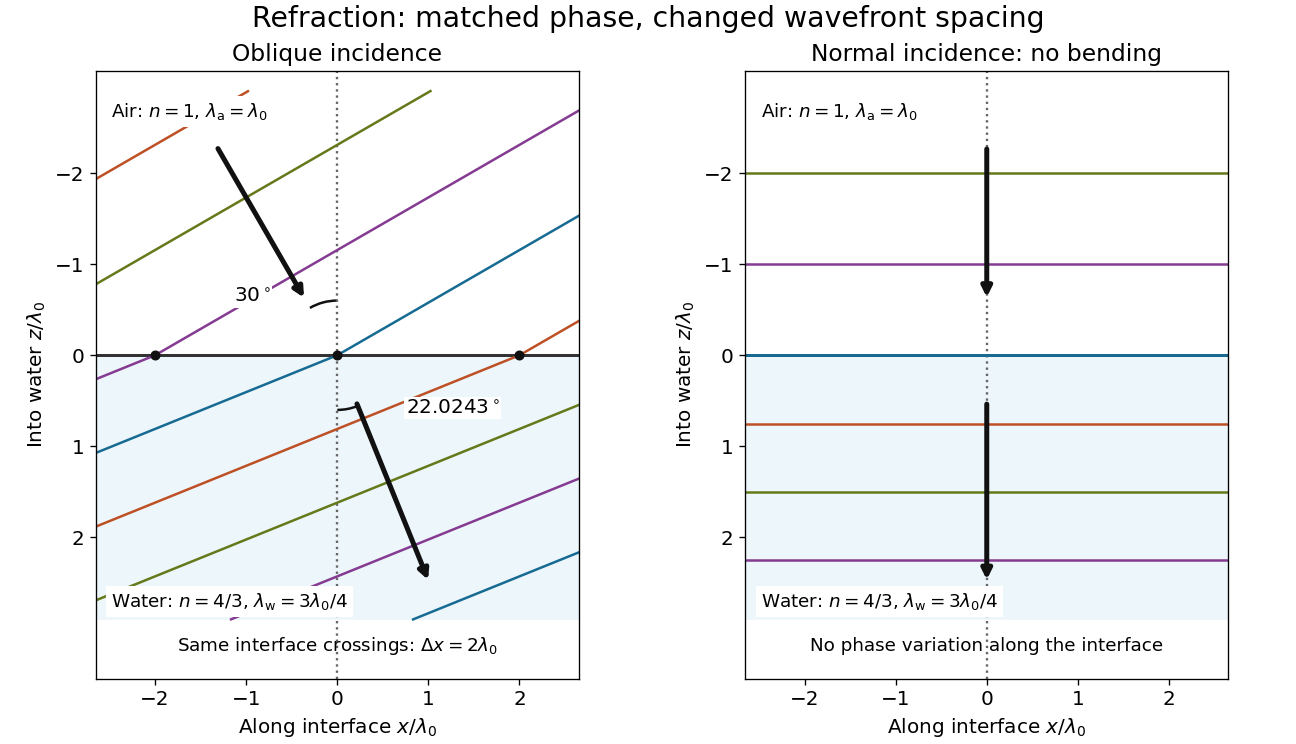

Source code (Python):
"""Matched monochromatic phase at a planar air/water boundary.

Tested with Python 3.14, matplotlib 3.10.7 and numpy 2.3.5.
Run from _media; coordinates use lambda_0 as their length unit.
This stipulated n_air=1, n_water=4/3 model is not measured data.
"""

from pathlib import Path

import matplotlib.pyplot as plt
import numpy as np
from matplotlib.patches import Arc


def main():
    plt.rcParams.update({"font.size": 12, "axes.titlesize": 14})
    fig, axes = plt.subplots(1, 2, figsize=(10.8, 6.2), layout="constrained")
    colors = ["#176b92", "#bd5125", "#65791b", "#843b91"]
    for ax, qx, title in zip(
        axes, [0.5, 0.0], ["Oblique incidence", "Normal incidence: no bending"]
    ):
        ax.axhspan(0, 2.9, color="#edf6fb")
        ax.axhline(0, color="#333333", lw=1.8)
        ax.axvline(0, color="#666666", ls=":", lw=1.4)
        x = np.linspace(-2.65, 2.65, 1001)
        qs = []
        for n, lo, hi in [(1, -2.9, 0), (4 / 3, 0, 2.9)]:
            qz = np.sqrt(n * n - qx * qx)
            qs.append(qz)
            for m in range(-6, 7):
                z = (m - qx * x) / qz
                mask = (z >= lo) & (z <= hi)
                ax.plot(x[mask], z[mask], color=colors[m % 4], lw=1.5)
            start, end = ((-2.3, -0.6) if lo < 0 else (0.5, 2.5))
            ray = lambda z: (qx * z / qz, z)
            ax.annotate("", xy=ray(end), xytext=ray(start),
                        arrowprops={"arrowstyle": "-|>", "lw": 3, "color": "#111111"})
        if qx:
            crossings = np.arange(-1, 2) / qx
            ax.scatter(crossings, np.zeros_like(crossings), color="#111111", s=25, zorder=5)
            for qz, side in zip(qs, [-1, 1]):
                theta = np.degrees(np.arctan2(qx, qz))
                angles = (270 - theta, 270) if side < 0 else (90 - theta, 90)
                ax.add_patch(Arc((0, 0), 1.2, 1.2, theta1=angles[0], theta2=angles[1],
                                 color="#111111", lw=1.5))
            ax.text(-0.73, -0.58, r"$30^\circ$", ha="right", bbox={"facecolor": "white", "edgecolor": "none", "pad": 1})
            ax.text(0.75, 0.64, r"$22.0243^\circ$", bbox={"facecolor": "white", "edgecolor": "none", "pad": 1})
            ax.text(0, 3.25, r"Same interface crossings: $\Delta x=2\lambda_0$", ha="center", fontsize=11)
        else:
            ax.text(0, 3.25, "No phase variation along the interface", ha="center", fontsize=11)
        for y, label in [(-2.68, r"Air: $n=1$, $\lambda_{\rm a}=\lambda_0$"),
                         (2.70, r"Water: $n=4/3$, $\lambda_{\rm w}=3\lambda_0/4$")]:
            ax.text(-2.48, y, label, va="center", fontsize=11,
                    bbox={"facecolor": "white", "edgecolor": "none", "pad": 3})
        ax.set(xlim=(-2.65, 2.65), ylim=(3.55, -3.12), title=title,
               xlabel=r"Along interface $x/\lambda_0$", ylabel=r"Into water $z/\lambda_0$")
        ax.set_aspect("equal")
        ax.set_yticks([-2, -1, 0, 1, 2])
    fig.suptitle("Refraction: matched phase, changed wavefront spacing", fontsize=17)
    fig.savefig(Path(__file__).stem + ".png", dpi=120, facecolor="white", transparent=False)
    plt.close(fig)


if __name__ == "__main__":
    main()
